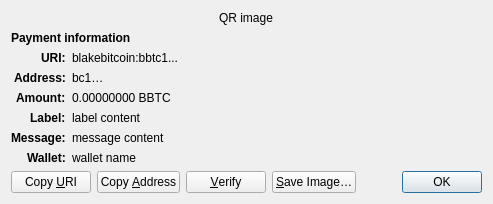
<?xml version="1.0" encoding="UTF-8"?>
<ui version="4.0">
 <class>ReceiveRequestDialog</class>
 <widget class="QDialog" name="ReceiveRequestDialog">
  <property name="geometry">
   <rect>
    <x>0</x>
    <y>0</y>
    <width>413</width>
    <height>229</height>
   </rect>
  </property>
  <property name="windowTitle">
   <string>Request payment to …</string>
  </property>
  <layout class="QGridLayout" name="gridLayout" columnstretch="0,1">
   <property name="sizeConstraint">
    <enum>QLayout::SetFixedSize</enum>
   </property>
   <item row="0" column="0" colspan="2" alignment="Qt::AlignHCenter">
    <widget class="QRImageWidget" name="qr_code">
     <property name="text">
      <string notr="true">QR image</string>
     </property>
     <property name="textInteractionFlags">
      <set>Qt::NoTextInteraction</set>
     </property>
    </widget>
   </item>
   <item row="1" column="0" colspan="2">
    <widget class="QLabel" name="payment_header">
     <property name="font">
      <font>
       <weight>75</weight>
       <bold>true</bold>
      </font>
     </property>
     <property name="text">
      <string>Payment information</string>
     </property>
     <property name="textInteractionFlags">
      <set>Qt::NoTextInteraction</set>
     </property>
    </widget>
   </item>
   <item row="2" column="0" alignment="Qt::AlignRight|Qt::AlignTop">
    <widget class="QLabel" name="uri_tag">
     <property name="font">
      <font>
       <weight>75</weight>
       <bold>true</bold>
      </font>
     </property>
     <property name="text">
      <string notr="true">URI:</string>
     </property>
     <property name="textFormat">
      <enum>Qt::PlainText</enum>
     </property>
     <property name="textInteractionFlags">
      <set>Qt::NoTextInteraction</set>
     </property>
    </widget>
   </item>
   <item row="2" column="1" alignment="Qt::AlignTop">
    <widget class="QLabel" name="uri_content">
     <property name="text">
      <string notr="true">blakebitcoin:bbtc1...</string>
     </property>
     <property name="textFormat">
      <enum>Qt::RichText</enum>
     </property>
     <property name="wordWrap">
      <bool>true</bool>
     </property>
     <property name="textInteractionFlags">
      <set>Qt::TextSelectableByMouse</set>
     </property>
    </widget>
   </item>
   <item row="3" column="0" alignment="Qt::AlignRight|Qt::AlignTop">
    <widget class="QLabel" name="address_tag">
     <property name="font">
      <font>
       <weight>75</weight>
       <bold>true</bold>
      </font>
     </property>
     <property name="text">
      <string>Address:</string>
     </property>
     <property name="textInteractionFlags">
      <set>Qt::NoTextInteraction</set>
     </property>
    </widget>
   </item>
   <item row="3" column="1" alignment="Qt::AlignTop">
    <widget class="QLabel" name="address_content">
     <property name="text">
      <string notr="true">bc1…</string>
     </property>
     <property name="textFormat">
      <enum>Qt::PlainText</enum>
     </property>
     <property name="textInteractionFlags">
      <set>Qt::TextSelectableByMouse</set>
     </property>
    </widget>
   </item>
   <item row="4" column="0" alignment="Qt::AlignRight|Qt::AlignTop">
    <widget class="QLabel" name="amount_tag">
     <property name="font">
      <font>
       <weight>75</weight>
       <bold>true</bold>
      </font>
     </property>
     <property name="text">
      <string>Amount:</string>
     </property>
     <property name="textInteractionFlags">
      <set>Qt::NoTextInteraction</set>
     </property>
    </widget>
   </item>
   <item row="4" column="1" alignment="Qt::AlignTop">
    <widget class="QLabel" name="amount_content">
     <property name="text">
      <string notr="true">0.00000000 BBTC</string>
     </property>
     <property name="textFormat">
      <enum>Qt::PlainText</enum>
     </property>
     <property name="textInteractionFlags">
      <set>Qt::TextSelectableByMouse</set>
     </property>
    </widget>
   </item>
   <item row="5" column="0" alignment="Qt::AlignRight|Qt::AlignTop">
    <widget class="QLabel" name="label_tag">
     <property name="font">
      <font>
       <weight>75</weight>
       <bold>true</bold>
      </font>
     </property>
     <property name="text">
      <string>Label:</string>
     </property>
     <property name="textInteractionFlags">
      <set>Qt::NoTextInteraction</set>
     </property>
    </widget>
   </item>
   <item row="5" column="1" alignment="Qt::AlignTop">
    <widget class="QLabel" name="label_content">
     <property name="text">
      <string notr="true">label content</string>
     </property>
     <property name="textFormat">
      <enum>Qt::PlainText</enum>
     </property>
     <property name="wordWrap">
      <bool>true</bool>
     </property>
     <property name="textInteractionFlags">
      <set>Qt::TextSelectableByMouse</set>
     </property>
    </widget>
   </item>
   <item row="6" column="0" alignment="Qt::AlignRight|Qt::AlignTop">
    <widget class="QLabel" name="message_tag">
     <property name="font">
      <font>
       <weight>75</weight>
       <bold>true</bold>
      </font>
     </property>
     <property name="text">
      <string>Message:</string>
     </property>
     <property name="textInteractionFlags">
      <set>Qt::NoTextInteraction</set>
     </property>
    </widget>
   </item>
   <item row="6" column="1" alignment="Qt::AlignTop">
    <widget class="QLabel" name="message_content">
     <property name="text">
      <string notr="true">message content</string>
     </property>
     <property name="textFormat">
      <enum>Qt::PlainText</enum>
     </property>
     <property name="wordWrap">
      <bool>true</bool>
     </property>
     <property name="textInteractionFlags">
      <set>Qt::TextSelectableByMouse</set>
     </property>
    </widget>
   </item>
   <item row="7" column="0" alignment="Qt::AlignRight|Qt::AlignTop">
    <widget class="QLabel" name="wallet_tag">
     <property name="font">
      <font>
       <weight>75</weight>
       <bold>true</bold>
      </font>
     </property>
     <property name="text">
      <string>Wallet:</string>
     </property>
     <property name="textInteractionFlags">
      <set>Qt::NoTextInteraction</set>
     </property>
    </widget>
   </item>
   <item row="7" column="1" alignment="Qt::AlignTop">
    <widget class="QLabel" name="wallet_content">
     <property name="text">
      <string notr="true">wallet name</string>
     </property>
     <property name="textFormat">
      <enum>Qt::PlainText</enum>
     </property>
     <property name="wordWrap">
      <bool>true</bool>
     </property>
     <property name="textInteractionFlags">
      <set>Qt::TextSelectableByMouse</set>
     </property>
    </widget>
   </item>
   <item row="8" column="0" colspan="2">
    <layout class="QHBoxLayout" name="horizontalLayout">
     <item>
      <widget class="QPushButton" name="btnCopyURI">
       <property name="text">
        <string>Copy &amp;URI</string>
       </property>
       <property name="autoDefault">
        <bool>false</bool>
       </property>
      </widget>
     </item>
     <item>
      <widget class="QPushButton" name="btnCopyAddress">
       <property name="text">
        <string>Copy &amp;Address</string>
       </property>
       <property name="autoDefault">
        <bool>false</bool>
       </property>
      </widget>
     </item>
     <item>
      <widget class="QPushButton" name="btnVerify">
       <property name="text">
        <string>&amp;Verify</string>
       </property>
       <property name="toolTip">
        <string>Verify this address on e.g. a hardware wallet screen</string>
       </property>
       <property name="autoDefault">
        <bool>false</bool>
       </property>
      </widget>
     </item>
     <item>
      <widget class="QPushButton" name="btnSaveAs">
       <property name="text">
        <string>&amp;Save Image…</string>
       </property>
       <property name="autoDefault">
        <bool>false</bool>
       </property>
      </widget>
     </item>
     <item>
      <spacer name="horizontalSpacer_2">
       <property name="orientation">
        <enum>Qt::Horizontal</enum>
       </property>
       <property name="sizeHint" stdset="0">
        <size>
         <width>40</width>
         <height>20</height>
        </size>
       </property>
      </spacer>
     </item>
     <item>
      <widget class="QDialogButtonBox" name="buttonBox">
       <property name="focusPolicy">
        <enum>Qt::StrongFocus</enum>
       </property>
       <property name="standardButtons">
        <set>QDialogButtonBox::Ok</set>
       </property>
      </widget>
     </item>
    </layout>
   </item>
  </layout>
 </widget>
 <customwidgets>
  <customwidget>
   <class>QRImageWidget</class>
   <extends>QLabel</extends>
   <header>qt/qrimagewidget.h</header>
  </customwidget>
 </customwidgets>
 <tabstops>
  <tabstop>buttonBox</tabstop>
  <tabstop>btnCopyURI</tabstop>
  <tabstop>btnCopyAddress</tabstop>
  <tabstop>btnSaveAs</tabstop>
 </tabstops>
 <resources/>
 <connections>
  <connection>
   <sender>buttonBox</sender>
   <signal>accepted()</signal>
   <receiver>ReceiveRequestDialog</receiver>
   <slot>accept()</slot>
   <hints>
    <hint type="sourcelabel">
     <x>135</x>
     <y>230</y>
    </hint>
    <hint type="destinationlabel">
     <x>135</x>
     <y>126</y>
    </hint>
   </hints>
  </connection>
 </connections>
</ui>
